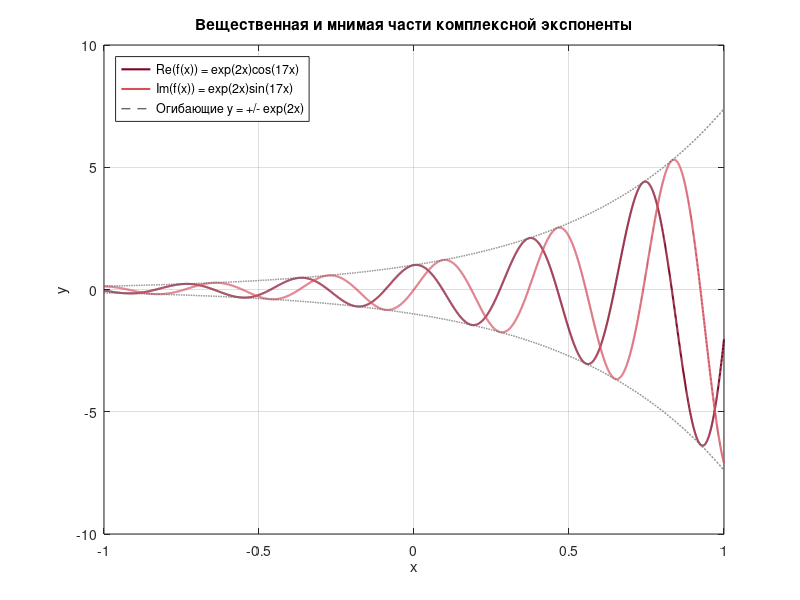
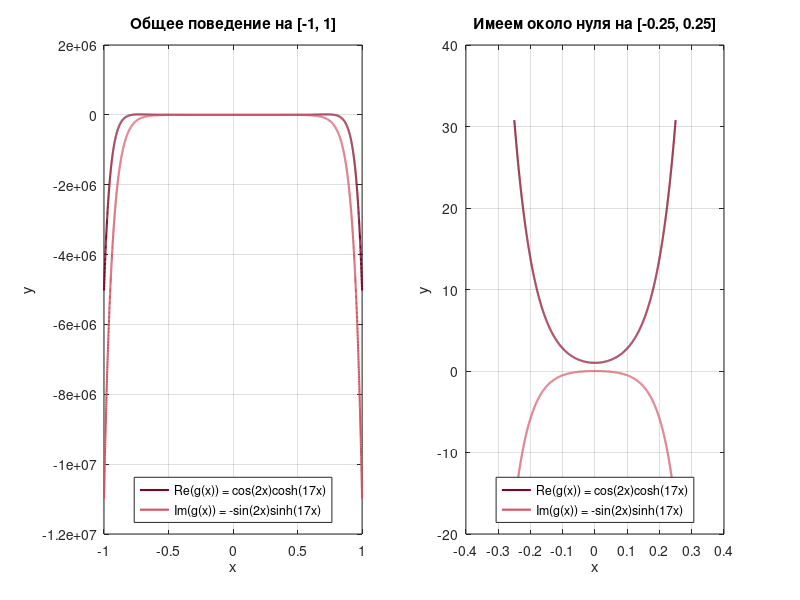

Source code (MATLAB) for these figures, in order:
%% Постоянные
m = 2;
k = 17;

%% Палитра
maroon     = [0.5020, 0, 0.1255];      % вещественная часть
red        = [0.8314, 0.3137, 0.3765]; % мнимая часть
gray       = [0.4000, 0.4000, 0.4000]; % огибающие
background = [1.0000, 1.0000, 1.0000];

% –––––

%% Выбираем отрезок для комплексной экспоненты
% Вещественная и мнимая части содержат cos(17x) и sin(17x).
% Их период равен T = 2*pi/17 = 0.37.
% На отрезке [-1, 1] помещается 17/pi = 5.41 периода.
% Этого достаточно для того, чтобы увидеть больше пяти колебаний функции.
x_exp = linspace(-1, 1, 4000);

%% Вычисляем комплексную экспоненту
% Подставляем все значения x в исходную функцию
% f(x) = exp((m + ki)x).
f = exp((m + k*1i) .* x_exp);

%% Находим вещественную и мнимую части комплексной экспоненты
% Функция real выделяет вещественную часть комплексного числа.
% Получаем Re(f(x)) = exp(2x)cos(17x).
f_real = real(f);

% Функция imag выделяет мнимую часть комплексного числа.
% Получаем Im(f(x)) = exp(2x)sin(17x).
f_imag = imag(f);

% Множитель exp(2x) определяет наибольший размах колебаний.
% Поэтому дополнительно вычисляем верхнюю и нижнюю огибающие.
upper_envelope = exp(m * x_exp);
lower_envelope = -exp(m * x_exp);

% –––––

%% Строим график комплексной экспоненты
% Создаём первое окно рисунка и задаём белый фон.
figure(1);
set(gcf, 'Color', background);
set(gca, 'Color', background);

% Строим вещественную часть комплексной экспоненты бордовым цветом.
f_real_plot = plot(x_exp, f_real, ...
    'Color', maroon, 'LineWidth', 1.5);

hold on;

% Строим мнимую часть комплексной экспоненты красным цветом.
f_imag_plot = plot(x_exp, f_imag, ...
    'Color', red, 'LineWidth', 1.5);

% Строим верхнюю огибающую y = exp(2x) серой пунктирной линией.
upper_envelope_plot = plot(x_exp, upper_envelope, '--', ...
    'Color', gray, 'LineWidth', 1.0);

% Строим нижнюю огибающую y = -exp(2x) такой же линией.
lower_envelope_plot = plot(x_exp, lower_envelope, '--', ...
    'Color', gray, 'LineWidth', 1.0);

% Обе огибающие имеют одинаковый смысл, поэтому нижнюю линию
% отдельно в легенду не добавляем.
set(lower_envelope_plot, 'HandleVisibility', 'off');

grid on;
xlabel('x');
ylabel('y');

% Ограничиваем горизонтальную ось выбранным отрезком [-1, 1].
xlim([-1 1]);

% Легенда
legend( ...
    [f_real_plot, f_imag_plot, upper_envelope_plot], ...
    'Re(f(x)) = exp(2x)cos(17x)', ...
    'Im(f(x)) = exp(2x)sin(17x)', ...
    'Огибающие y = +/- exp(2x)', ...
    'Location', 'northwest');

title('Вещественная и мнимая части комплексной экспоненты');

hold off;

% –––––

%% Выбираем отрезки для комплексного косинуса
% Множители cosh(17x) и sinh(17x) быстро растут при увеличении |x|.
% Сначала выбираем отрезок [-1, 1], чтобы увидеть общий характер роста.
x_cos = linspace(-1, 1, 5000);

% На общем графике поведение около нуля плохо различимо.
% Поэтому дополнительно выбираем увеличенный отрезок [-0.25, 0.25].
x_zoom = linspace(-0.25, 0.25, 3000);

%% Вычисляем комплексный косинус
% Подставляем значения общего отрезка в исходную функцию
% g(x) = cos((m + ki)x).
g = cos((m + k*1i) .* x_cos);

% Отдельно вычисляем эту функцию на увеличенном отрезке около нуля.
g_zoom = cos((m + k*1i) .* x_zoom);

%% Находим части комплексного косинуса на общем отрезке
% Выделяем вещественную часть Re(g(x)) = cos(2x)cosh(17x).
g_real = real(g);

% Выделяем мнимую часть Im(g(x)) = -sin(2x)sinh(17x).
g_imag = imag(g);

%% Находим части комплексного косинуса около нуля
% Выделяем вещественную часть на увеличенном отрезке.
g_real_zoom = real(g_zoom);

% Выделяем мнимую часть на увеличенном отрезке.
g_imag_zoom = imag(g_zoom);

% –––––

%% Строим графики комплексного косинуса
figure(2);
set(gcf, 'Color', background);

%% Строим общий график комплексного косинуса
% Разделяем окно на одну строку и два столбца.
% В левой части выбираем первый график.
subplot(1, 2, 1);
set(gca, 'Color', background);

% Строим вещественную часть на отрезке [-1, 1] бордовым цветом.
g_real_plot = plot(x_cos, g_real, ...
    'Color', maroon, 'LineWidth', 1.5);

hold on;

% Строим мнимую часть на отрезке [-1, 1] красным цветом.
g_imag_plot = plot(x_cos, g_imag, ...
    'Color', red, 'LineWidth', 1.5);

grid on;
xlabel('x');
ylabel('y');

%% Легенда
legend( ...
    [g_real_plot, g_imag_plot], ...
    'Re(g(x)) = cos(2x)cosh(17x)', ...
    'Im(g(x)) = -sin(2x)sinh(17x)', ...
    'Location', 'south');

title('Общее поведение на [-1, 1]');

hold off;

%% Строим увеличенный график комплексного косинуса
% В правой части окна выбираем второй график.
subplot(1, 2, 2);
set(gca, 'Color', background);

% Строим вещественную часть около нуля бордовым цветом.
g_real_zoom_plot = plot(x_zoom, g_real_zoom, ...
    'Color', maroon, 'LineWidth', 1.5);

% Сохраняем первый график и добавляем мнимую часть в те же оси.
hold on;

% Строим мнимую часть около нуля красным цветом.
g_imag_zoom_plot = plot(x_zoom, g_imag_zoom, ...
    'Color', red, 'LineWidth', 1.5);

% Включаем сетку, подписываем оси и добавляем легенду.
grid on;
xlabel('x');
ylabel('y');

legend( ...
    [g_real_zoom_plot, g_imag_zoom_plot], ...
    'Re(g(x)) = cos(2x)cosh(17x)', ...
    'Im(g(x)) = -sin(2x)sinh(17x)', ...
    'Location', 'south');

title('Имеем около нуля на [-0.25, 0.25]');

hold off;

%% Запуск файла с Octave
% Если файл запускается командой octave solution.m, команда pause
% оставляет окна графиков открытыми до нажатия клавиши.
%if exist('OCTAVE_VERSION', 'builtin')
%    disp('Графики построены.');
%    pause;
%end
